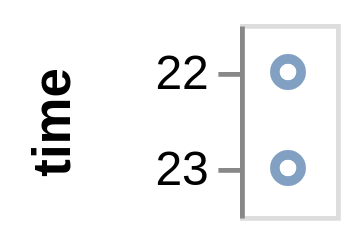

Write a Vega-Lite specification for this figure.
### Vega specification from a JSON file in a GitHub repository (floating-point values rounded to 4 significant figures)
{"$schema": "https://vega.github.io/schema/vega/v5.json", "description": "Google's stock price over time.", "autosize": "pad", "padding": 5, "width": 20, "style": "cell", "data": [{"name": "source_0", "values": [{"date": "10 Oct 2011 22:48:00"}, {"date": "11 Oct 2022 23:00:00"}]}, {"name": "data_0", "source": "source_0", "transform": [{"type": "formula", "expr": "toDate(datum[\"date\"])", "as": "date"}, {"type": "formula", "as": "hours_date", "expr": "datetime(0, 0, 1, hours(datum[\"date\"]), 0, 0, 0)"}]}], "signals": [{"name": "y_step", "value": 20}, {"name": "height", "update": "bandspace(domain('y').length, 1, 0.5) * y_step"}, {"name": "width", "update": "width"}], "marks": [{"name": "marks", "type": "symbol", "style": ["point"], "from": {"data": "data_0"}, "encode": {"update": {"opacity": {"value": 0.7}, "fill": {"value": "transparent"}, "stroke": {"value": "#4c78a8"}, "tooltip": {"signal": "{\"time\": timeFormat(datum[\"hours_date\"], '%H')}"}, "x": {"signal": "width", "mult": 0.5}, "y": {"scale": "y", "field": "hours_date"}}}}], "scales": [{"name": "y", "type": "point", "domain": {"data": "data_0", "field": "hours_date", "sort": true}, "range": {"step": {"signal": "y_step"}}, "padding": 0.5}], "axes": [{"scale": "y", "orient": "left", "grid": false, "title": "time", "labelOverlap": true, "encode": {"labels": {"update": {"text": {"signal": "timeFormat(datum.value, '%H')"}}}}, "zindex": 1}], "config": {"axisY": {"minExtent": 30}}}
